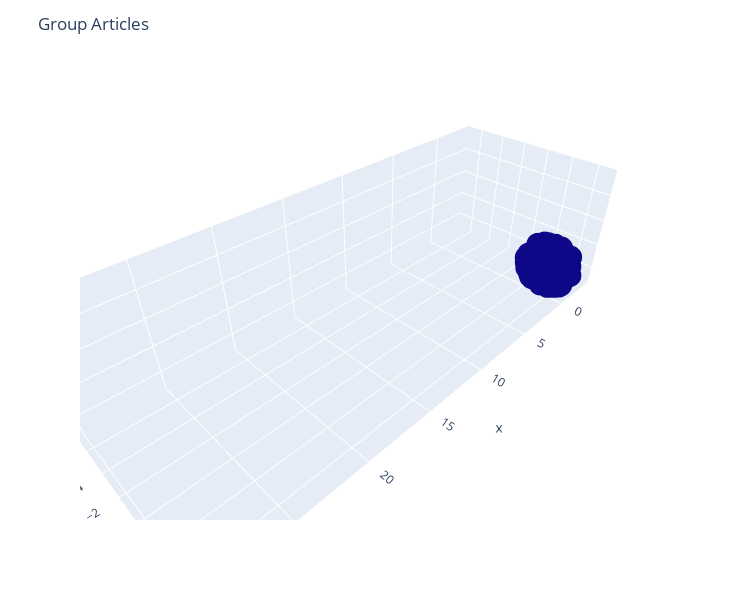

Notebook cell for this chart:
### Code cell
cluster_labels = make_clustering(df_tfidf_abstract_abs.values)
X, y = reduce_dimensionality(df_tfidf_abstract_abs.values, y=cluster_labels, n_components=3), cluster_labels
title_text = "Group Articles"

dict_dfs['df_doc_info']['file_name'] = dict_dfs['df_doc_info']['file'].apply(lambda e: os.path.split(e)[-1])
    
# Concatenate X and y arrays
article_title = dict_dfs['df_doc_head']['title_head'].apply(lambda e: ''.join([str(e)[0:20],'...']) if len(str(e)) >= 10 else str(e)).values.reshape(dict_dfs['df_doc_info']['file'].shape[0],1)
file_name = dict_dfs['df_doc_info']['file_name'].values.reshape(dict_dfs['df_doc_info']['file_name'].shape[0],1)

arr_concat=np.concatenate((X,
                           y.reshape(y.shape[0],1),
                           file_name,
                           article_title), axis=1)

# Create a Pandas dataframe using the above array
df=pd.DataFrame(arr_concat, columns=['x', 'y', 'z', 'label', 'file_name', 'title_head'])
# Convert label data type from float to integer
df['label'] = df['label'].astype(int)
# Finally, sort the dataframe by label
df.sort_values(by='label', axis=0, ascending=True, inplace=True)
#--------------------------------------------------------------------------#

# Create a 3D graph
fig = px.scatter_3d(df, 
                    x='x',
                    y='y',
                    z='z',
                    color='label',
                    height=600,
                    width=750,
                    custom_data=['file_name','title_head','label','x','y','z'])
px.scatter_3d()

# Update chart looks
fig.update_layout(title_text=title_text,
                  showlegend=True,
                  legend=dict(orientation="h", yanchor="top", y=0, xanchor="center", x=0.5))

labels = ["Article File Name: %{customdata[0]}",
          "Article Title: %{customdata[1]}",
          "Grupo: %{customdata[2]}",
          "X: %{x}",
          "Y: %{y}",
          "Z: %{z}"]
            
fig.update_traces(hovertemplate="<br>".join(labels))

fig.update_coloraxes(showscale=False)

# Update marker size
# fig.update_traces(marker=dict(size=3, line=dict(color='black', width=0.1)))

fig.show()

### Figure 1 — Plotly figure (JSON) as saved in the notebook; plotly's stock layout.template omitted (floating-point values rounded to 4 significant figures; data arrays with more than 128 entries replaced by an {"elided": "..."} marker saying what was removed)
{"data": [{"customdata": {"elided": "581x6 mixed values"}, "hovertemplate": "Article File Name: %{customdata[0]}<br>Article Title: %{customdata[1]}<br>Grupo: %{customdata[2]}<br>X: %{x}<br>Y: %{y}<br>Z: %{z}", "legendgroup": "", "marker": {"color": {"elided": "581 int values"}, "coloraxis": "coloraxis", "symbol": "circle"}, "mode": "markers", "name": "", "scene": "scene", "showlegend": false, "type": "scatter3d", "x": {"elided": "581 float values"}, "y": {"elided": "581 float values"}, "z": {"elided": "581 float values"}}], "layout": {"coloraxis": {"colorbar": {"title": {"text": "label"}}, "colorscale": [[0, "#0d0887"], [0.1111, "#46039f"], [0.2222, "#7201a8"], [0.3333, "#9c179e"], [0.4444, "#bd3786"], [0.5556, "#d8576b"], [0.6667, "#ed7953"], [0.7778, "#fb9f3a"], [0.8889, "#fdca26"], [1, "#f0f921"]], "showscale": false}, "height": 600, "legend": {"orientation": "h", "tracegroupgap": 0, "x": 0.5, "xanchor": "center", "y": 0, "yanchor": "top"}, "margin": {"t": 60}, "scene": {"domain": {"x": [0, 1], "y": [0, 1]}, "xaxis": {"title": {"text": "x"}}, "yaxis": {"title": {"text": "y"}}, "zaxis": {"title": {"text": "z"}}}, "showlegend": true, "title": {"text": "Group Articles"}, "width": 750}}
